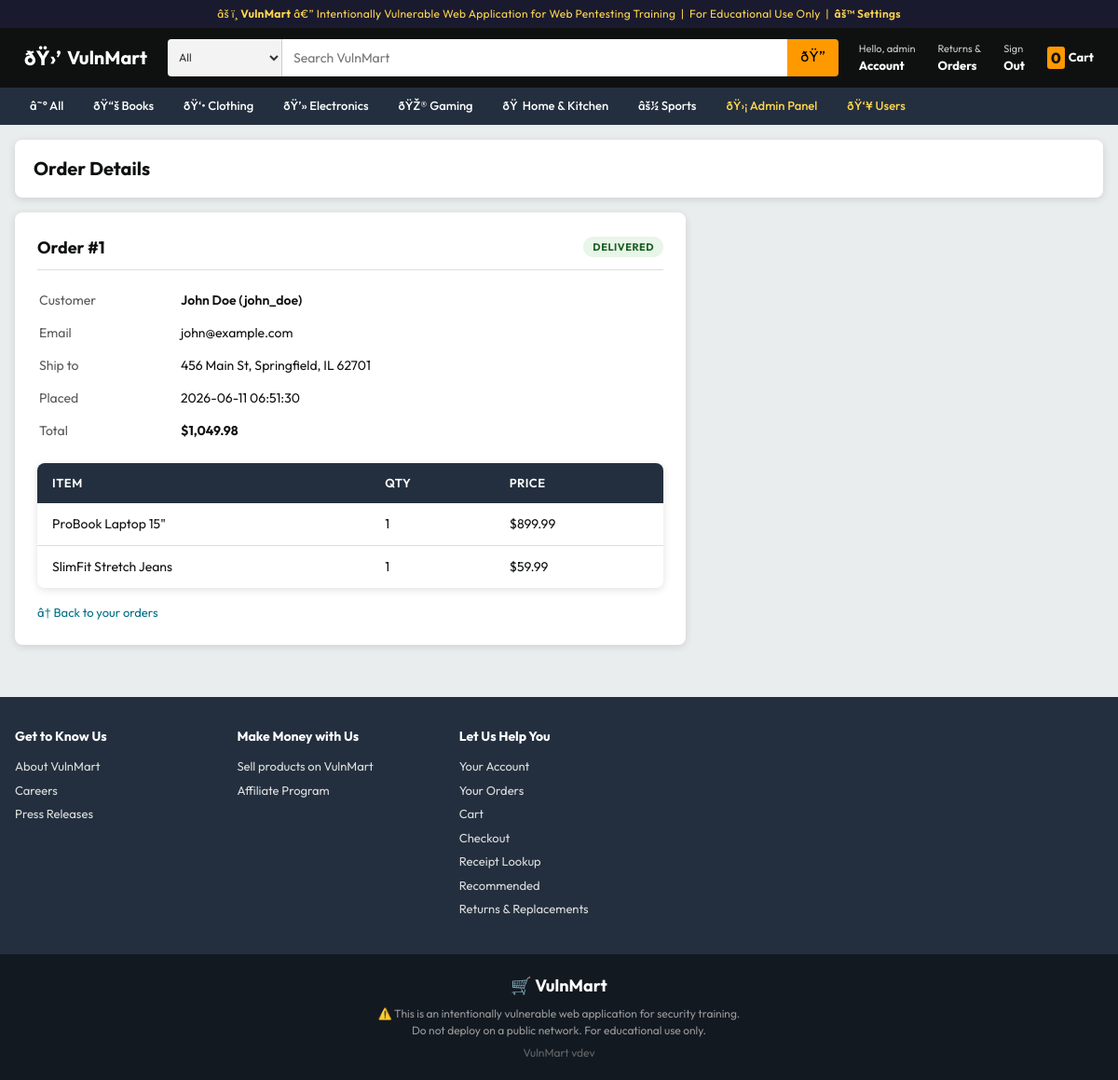
The app's page /order.php?id=1 (signed in) with its own data.
### tables this page shows
CREATE TABLE categories (
    id INT AUTO_INCREMENT PRIMARY KEY,
    name VARCHAR(50) NOT NULL,
    slug VARCHAR(50) UNIQUE NOT NULL,
    icon VARCHAR(10)
);

CREATE TABLE orders (
    id INT AUTO_INCREMENT PRIMARY KEY,
    user_id INT,
    total_amount DECIMAL(10,2) NOT NULL,
    status ENUM('pending','processing','shipped','delivered','cancelled') DEFAULT 'pending',
    shipping_address TEXT,
    created_at TIMESTAMP DEFAULT CURRENT_TIMESTAMP,
    FOREIGN KEY (user_id) REFERENCES users(id)
);

CREATE TABLE users (
    id INT AUTO_INCREMENT PRIMARY KEY,
    username VARCHAR(255) UNIQUE NOT NULL,
    password VARCHAR(255) NOT NULL,
    email VARCHAR(100) UNIQUE NOT NULL,
    full_name VARCHAR(100),
    address TEXT,
    phone VARCHAR(20),
    role ENUM('user', 'admin') DEFAULT 'user',
    created_at TIMESTAMP DEFAULT CURRENT_TIMESTAMP
);

CREATE TABLE order_items (
    id INT AUTO_INCREMENT PRIMARY KEY,
    order_id INT,
    product_id INT,
    quantity INT NOT NULL,
    price DECIMAL(10,2) NOT NULL,
    FOREIGN KEY (order_id) REFERENCES orders(id),
    FOREIGN KEY (product_id) REFERENCES products(id)
);

CREATE TABLE products (
    id INT AUTO_INCREMENT PRIMARY KEY,
    name VARCHAR(200) NOT NULL,
    description TEXT,
    price DECIMAL(10,2) NOT NULL,
    original_price DECIMAL(10,2),
    category_id INT,
    stock INT DEFAULT 100,
    rating DECIMAL(2,1) DEFAULT 4.0,
    review_count INT DEFAULT 0,
    badge VARCHAR(30),
    image_color VARCHAR(7) DEFAULT '#FF9900',
    FOREIGN KEY (category_id) REFERENCES categories(id)
);

### src/config.php (called while the page is built, shortened)
<?php
function isLoggedIn(): bool {
    return isset($_SESSION['user_id']);
}
function isAdmin(): bool {
    return isset($_SESSION['role']) && $_SESSION['role'] === 'admin';
}

### src/includes/db.php (called while the page is built, shortened)
<?php
require_once __DIR__ . '/../config.php';
function getDB(): mysqli {
    static $conn = null;
    if ($conn === null) {
        $conn = new mysqli(DB_HOST, DB_USER, DB_PASS, DB_NAME);
        $conn->set_charset("utf8mb4");
    }
    return $conn;
}

### src/order.php (the view, shortened to what this page needs)
<?php
require_once __DIR__ . '/config.php';
require_once __DIR__ . '/includes/db.php';
$conn       = getDB();
$diff       = getDifficulty('bac');
$order      = null;
$items      = [];
$order_id   = $_GET['id'] ?? '';
if ($order_id !== '') {
    if ($diff === 'low') {
        $oid = (int)$order_id;
        $sql = "SELECT o.id, o.user_id, o.total_amount, o.status, o.created_at,
                       o.shipping_address, u.username, u.full_name, u.email
                FROM orders o JOIN users u ON o.user_id = u.id
                WHERE o.id = {$oid}";
        $res = $conn->query($sql);
        if ($res) $order = $res->fetch_assoc();
    }
    if ($order) {
        $oid2 = (int)$order['id'];
        $ir = $conn->query("SELECT oi.quantity, oi.price, p.name
                            FROM order_items oi JOIN products p ON oi.product_id = p.id
                            WHERE oi.order_id = {$oid2}");
        if ($ir) while ($row = $ir->fetch_assoc()) $items[] = $row;
    }
}
include __DIR__ . '/includes/header.php';
?>
<div class="page-header">
    <h1>Order Details</h1>
</div>
<?php if ($order): ?>
<div style="background:var(--card-bg);border-radius:var(--radius);box-shadow:var(--shadow);padding:24px;max-width:720px;">
    <div style="display:flex;justify-content:space-between;align-items:center;border-bottom:1px solid var(--border);padding-bottom:10px;margin-bottom:14px;">
        <h2 style="font-size:18px;font-weight:700;margin:0;">Order #<?= htmlspecialchars((string)$order['id']) ?></h2>
        <span class="status-badge status-<?= htmlspecialchars($order['status'] ?? '') ?>"><?= htmlspecialchars($order['status'] ?? 'â€”') ?></span>
    </div>
    <table style="width:100%;font-size:14px;margin-bottom:16px;">
        <tr><td style="color:var(--text-muted);padding:6px 0;width:150px;">Customer</td>
            <td style="font-weight:600;"><?= htmlspecialchars($order['full_name'] ?? $order['username']) ?> (<?= htmlspecialchars($order['username']) ?>)</td></tr>
        <tr><td style="color:var(--text-muted);padding:6px 0;">Email</td>
            <td><?= htmlspecialchars($order['email']) ?></td></tr>
        <tr><td style="color:var(--text-muted);padding:6px 0;">Ship to</td>
            <td><?= htmlspecialchars($order['shipping_address'] ?? 'â€”') ?></td></tr>
        <tr><td style="color:var(--text-muted);padding:6px 0;">Placed</td>
            <td><?= htmlspecialchars($order['created_at'] ?? 'â€”') ?></td></tr>
        <tr><td style="color:var(--text-muted);padding:6px 0;">Total</td>
            <td style="font-weight:700;">$<?= htmlspecialchars(number_format((float)$order['total_amount'], 2)) ?></td></tr>
    </table>
    <?php if (!empty($items)): ?>
    <table class="data-table">
        <thead><tr><th>Item</th><th>Qty</th><th>Price</th></tr></thead>
        <tbody>
        <?php foreach ($items as $it): ?>
            <tr>
                <td><?= htmlspecialchars($it['name']) ?></td>
                <td><?= htmlspecialchars((string)$it['quantity']) ?></td>
                <td>$<?= htmlspecialchars(number_format((float)$it['price'], 2)) ?></td>
            </tr>
        <?php endforeach; ?>
        </tbody>
    </table>
    <?php endif; ?>
    <div style="margin-top:16px;"><a href="/orders.php" style="color:#007185;font-size:13px;">â† Back to your orders</a></div>
</div>
<?php endif; ?>
<?php include __DIR__ . '/includes/footer.php'; ?>

### src/includes/header.php (shortened to what this page needs)
<?php
require_once __DIR__ . '/../includes/db.php';
$_cat_icons = [
    'books'        => 'ðŸ“š',
    'clothing'     => 'ðŸ‘•',
    'electronics'  => 'ðŸ’»',
    'gaming'       => 'ðŸŽ®',
    'home-kitchen' => 'ðŸ ',
    'sports'       => 'âš½',
];
$_categories = [];
$_cats = getDB()->query("SELECT * FROM categories ORDER BY name");
if ($_cats) {
    while ($r = $_cats->fetch_assoc()) {
        $r['icon'] = $_cat_icons[$r['slug']] ?? '';
        $_categories[] = $r;
    }
}
?>
<!DOCTYPE html>
<html lang="en">
<head>
    <link rel="stylesheet" href="/assets/css/style.css">
</head>
<body>
<div class="training-banner">
    âš ï¸ <strong>VulnMart</strong> â€” Intentionally Vulnerable Web Application for Web Pentesting Training &nbsp;|&nbsp; For Educational Use Only
    <?php if (isAdmin()): ?>
    &nbsp;|&nbsp; <a href="/admin/settings.php" style="color:#FFD54F;font-weight:600;">âš™ Settings</a>
    <?php endif; ?>
</div>
<header class="site-header">
    <div class="header-inner">
        <a href="/" class="site-logo">
            <span class="logo-icon">ðŸ›’</span>
            <span>VulnMart</span>
        </a>
        <form action="/search.php" method="GET" class="header-search">
            <select name="cat" class="search-cat-select">
                <option value="">All</option>
            </select>
            <input type="text" name="q" placeholder="Search VulnMart"
                   value="<?= isset($_GET['q']) ? htmlspecialchars($_GET['q']) : '' ?>"
                   class="search-input" autocomplete="off">
            <button type="submit" class="search-btn">ðŸ”</button>
        </form>
        <div class="header-actions">
            <?php if (isLoggedIn()): ?>
            <a href="/profile.php" class="header-action-link">
                <span class="action-label">Hello, <?= htmlspecialchars($_SESSION['username']) ?></span>
                <span class="action-main">Account</span>
            </a>
            <a href="/orders.php" class="header-action-link">
                <span class="action-label">Returns &amp;</span>
                <span class="action-main">Orders</span>
            </a>
            <a href="/logout.php" class="header-action-link">
                <span class="action-label">Sign</span>
                <span class="action-main">Out</span>
            </a>
            <?php endif; ?>
            <a href="/cart.php" class="header-cart">
                <span class="cart-qty"><?= array_sum($_SESSION['cart'] ?? []) ?></span>
                <span>Cart</span>
            </a>
        </div>
    </div>
</header>
<nav class="cat-nav">
    <div class="cat-nav-inner">
        <a href="/" class="cat-nav-link">â˜° All</a>
        <?php foreach ($_categories as $c): ?>
        <a href="/category.php?slug=<?= htmlspecialchars($c['slug']) ?>" class="cat-nav-link">
            <?= $c['icon'] ?> <?= htmlspecialchars($c['name']) ?>
        </a>
        <?php endforeach; ?>
        <?php if (isAdmin()): ?>
        <a href="/admin/index.php" class="cat-nav-link cat-nav-admin">ðŸ›¡ Admin Panel</a>
        <a href="/admin/users.php" class="cat-nav-link cat-nav-admin">ðŸ‘¥ Users</a>
        <?php endif; ?>
    </div>
</nav>
<main class="site-main">

### src/assets/css/style.css (style rules this page uses)
*, *::before, *::after { box-sizing: border-box; margin: 0; padding: 0; }
:root { --header-bg: #0F1111; --header-hover: #232F3E; --cat-nav-bg: #232F3E; --accent: #FF9900; --accent-dark: #C45500; --accent-light: #FFD814; --body-bg: #EAEDED; --card-bg: #FFFFFF; --text: #0F1111; --text-muted: #565959; --text-light: #999; --border: #DDD; --star: #FF9900; --price: #B12704; --success: #067D62; --radius: 8px; --shadow: 0 2px 8px rgba(0,0,0,.12); --shadow-hover: 0 4px 16px rgba(0,0,0,.20); }
html { scroll-behavior: smooth; }
body { font-family: 'Outfit', sans-serif; background: var(--body-bg); color: var(--text); font-size: 14px; line-height: 1.5; }
a { color: inherit; text-decoration: none; }
button, input, select { font-family: inherit; }
.training-banner { background: #1a1a2e; color: #FFD54F; text-align: center; font-size: 12px; padding: 6px 16px; letter-spacing: .3px; }
.training-banner a { color: #FFD54F; }
.site-header { background: var(--header-bg); padding: 8px 0; position: sticky; top: 0; z-index: 100; }
.header-inner { max-width: 1400px; margin: 0 auto; padding: 0 16px; display: flex; align-items: center; gap: 12px; }
.site-logo { display: flex; align-items: center; gap: 6px; color: #FFF; font-size: 20px; font-weight: 700; white-space: nowrap; padding: 4px 8px; border: 2px solid transparent; border-radius: 4px; transition: border-color .15s; }
.site-logo .logo-icon { font-size: 22px; }
.header-search { flex: 1; display: flex; height: 40px; border-radius: 4px; overflow: hidden; max-width: 800px; }
.search-cat-select { background: #F3F3F3; border: none; padding: 0 8px; font-size: 12px; color: #333; cursor: pointer; min-width: 80px; border-right: 1px solid #CCC; }
.search-input { flex: 1; border: none; padding: 0 12px; font-size: 14px; outline: none; }
.search-btn { background: var(--accent); border: none; padding: 0 14px; font-size: 16px; cursor: pointer; transition: background .15s; }
.header-actions { display: flex; align-items: center; gap: 4px; color: #FFF; white-space: nowrap; }
.header-action-link { display: flex; flex-direction: column; padding: 4px 8px; border: 2px solid transparent; border-radius: 4px; color: #FFF; transition: border-color .15s; }
.action-label { font-size: 11px; color: #CCC; }
.action-main { font-size: 13px; font-weight: 700; }
.header-cart { display: flex; align-items: center; gap: 4px; color: #FFF; font-size: 13px; font-weight: 700; padding: 4px 8px; border: 2px solid transparent; border-radius: 4px; transition: border-color .15s; }
.cart-qty { background: var(--accent); color: #111; font-size: 16px; font-weight: 800; padding: 0 4px; border-radius: 3px; }
.cat-nav { background: var(--cat-nav-bg); }
.cat-nav-inner { max-width: 1400px; margin: 0 auto; padding: 0 16px; display: flex; gap: 0; overflow-x: auto; scrollbar-width: none; }
.cat-nav-link { color: #FFF; font-size: 13px; font-weight: 500; padding: 8px 14px; white-space: nowrap; border: 2px solid transparent; transition: border-color .15s; }
.cat-nav-admin { color: #FFD54F; }
.site-main { max-width: 1400px; margin: 0 auto; padding: 16px; }
.data-table { width: 100%; border-collapse: collapse; background: var(--card-bg); border-radius: var(--radius); overflow: hidden; box-shadow: var(--shadow); }
.data-table th { background: #232F3E; color: #FFF; text-align: left; padding: 12px 16px; font-size: 13px; font-weight: 600; text-transform: uppercase; letter-spacing: .5px; }
.data-table td { padding: 12px 16px; border-bottom: 1px solid var(--border); font-size: 14px; vertical-align: top; }
.data-table tr:last-child td { border-bottom: none; }
.page-header { background: var(--card-bg); border-radius: var(--radius); padding: 16px 20px; margin-bottom: 16px; box-shadow: var(--shadow); display: flex; align-items: center; justify-content: space-between; flex-wrap: wrap; gap: 8px; }
.page-header h1 { font-size: 20px; font-weight: 700; }
.status-badge { display: inline-block; padding: 3px 10px; border-radius: 12px; font-size: 11px; font-weight: 700; text-transform: uppercase; letter-spacing: .5px; }
.status-delivered { background: #E8F5E9; color: #1B5E20; }

### records on screen
categories: icon "ðŸ“š", name "Books"
categories: icon "ðŸ‘•", name "Clothing"
categories: icon "ðŸ’»", name "Electronics"
categories: icon "ðŸŽ®", name "Gaming"
categories: icon "ðŸ", name "Home & Kitchen"
categories: icon "âš½", name "Sports"
orders: id "1", status "DELIVERED", user.full_name "John Doe", user.username "john_doe", user.email "john@example.com", shipping_address "456 Main St, Springfield, IL 62701", created_at "2026-06-11 06:51:30", total_amount "1,049.98"
order_items: product.name "ProBook Laptop 15\"", quantity "1", price "899.99"
order_items: product.name "SlimFit Stretch Jeans", quantity "1", price "59.99"

### other values on screen
$_SESSION['username'] "admin"
array_sum($_SESSION['cart'] ?? []) "0"
defined('VULNMART_VERSION') ? VULNMART_VERSION : 'dev' "dev"
